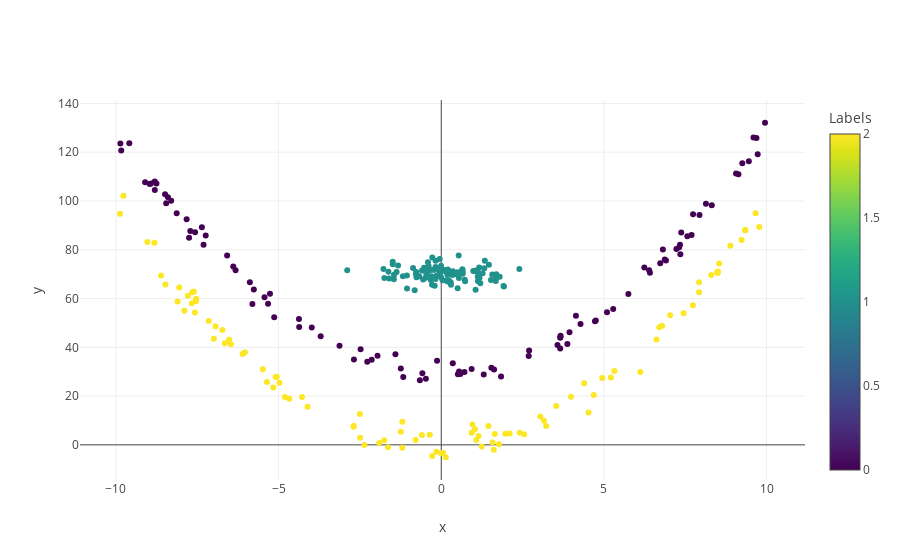

Source (notebook cell):
### Markdown cell above
# Viz

### Code cell
x = df.x
y = df.y
c = df.c

trace = [go.Scatter(
    x = x,
    y = y,
    marker = dict(
        # color = col,
        color = c,
        colorscale='Viridis',
        colorbar=dict(
            title='Labels'
        ),
    ),
    name = 'data',
    mode = 'markers',
    hoverinfo = 'text',
    text = ['x: %s<br>y: %s<br>cluster %i' % (x_i, y_i, c_i) for x_i, y_i, c_i in zip(x, y, c)]
)]

layout = go.Layout(
    xaxis = dict({'title': 'x'}),
    yaxis = dict({'title': 'y'}),
    hovermode='closest',
)

fig = go.Figure(data=trace, layout=layout)
iplot(fig, layout)

### Figure 1 — Plotly figure (JSON) as saved in the notebook; plotly's stock layout.template omitted (floating-point values rounded to 4 significant figures; data arrays with more than 128 entries replaced by an {"elided": "..."} marker saying what was removed)
{"data": [{"hoverinfo": "text", "marker": {"color": {"elided": "300 int values"}, "colorbar": {"title": "Labels"}, "colorscale": "Viridis"}, "mode": "markers", "name": "data", "text": {"elided": "300 str values"}, "type": "scatter", "x": {"elided": "300 float values"}, "y": {"elided": "300 float values"}}], "layout": {"hovermode": "closest", "xaxis": {"title": "x"}, "yaxis": {"title": "y"}}}
